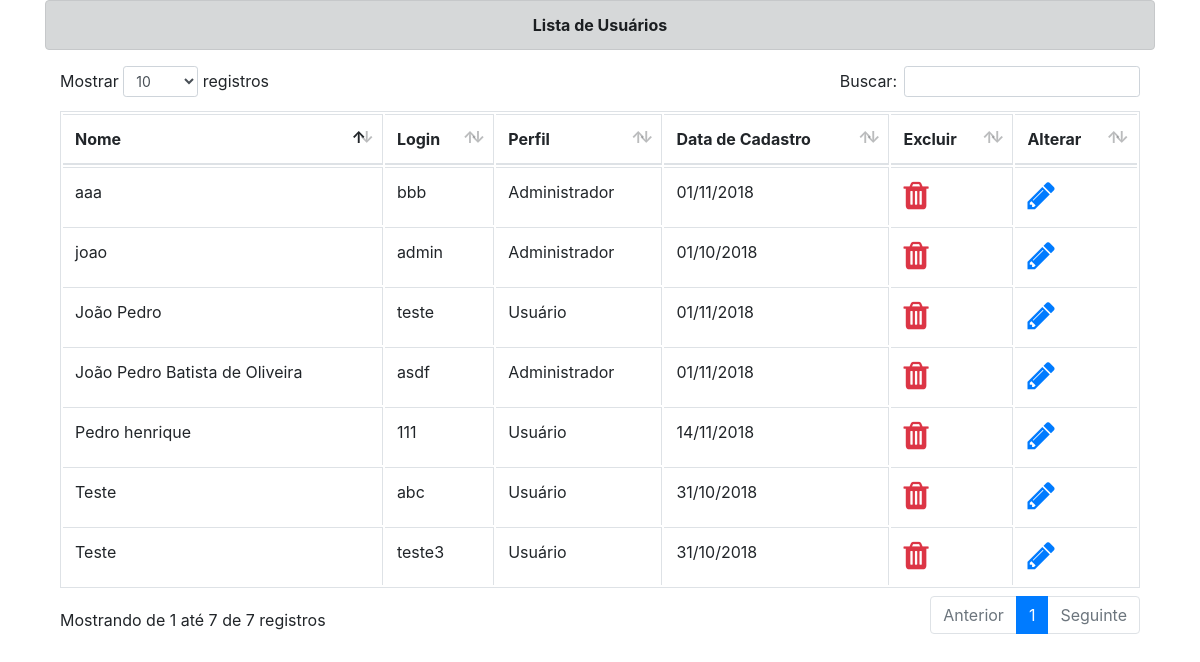
Page /visao/listarUsuarios.php (signed in) on the committed database.
### tables this page shows
CREATE TABLE IF NOT EXISTS `usuario` (
  `id_usuario` INT(11) NOT NULL AUTO_INCREMENT,
  `nome` VARCHAR(90) NULL DEFAULT NULL,
  `foto` VARCHAR(150) NULL DEFAULT NULL,
  `login` VARCHAR(45) NOT NULL,
  `senha` VARCHAR(255) NULL DEFAULT NULL,
  `id_perfil` INT(11) NOT NULL,
  `dt_cadastro` DATE NOT NULL,
  PRIMARY KEY (`id_usuario`),
  INDEX `id_perfil` (`id_perfil` ASC) VISIBLE,
  CONSTRAINT `usuario_ibfk_1`
    FOREIGN KEY (`id_perfil`)
    REFERENCES `bd-mvc`.`perfil` (`id_perfil`));

CREATE TABLE IF NOT EXISTS `perfil` (
  `id_perfil` INT(11) NOT NULL AUTO_INCREMENT,
  `nome` VARCHAR(45) NULL DEFAULT NULL,
  PRIMARY KEY (`id_perfil`));

### modelo/conexao/Conexao.php (called while the page is built)
<?php
abstract class Conexao {
    private static $instancia;
    public static function getConexao() {
        try {
            if (!isset(self::$instancia)) {
                $usuario = "root";
                $senha = "";
                self::$instancia = new PDO("mysql:host=localhost;dbname=cbjk;charset=UTF8",
                        $usuario, $senha);
            }
            return self::$instancia;
        } catch (PDOException $e) {
            echo "Erro ao conectar no banco de dados: " . $e->getMessage();
        }
    }
}

### modelo/UsuarioDAO.php (called while the page is built, shortened)
<?php
require_once 'conexao/Conexao.php';
class UsuarioDAO {
    public $pdo = null;
    function __construct() {
        $this->pdo = Conexao::getConexao();
    }
    public function listarTodos(){
        try {
            $sql="SELECT "
                . "u.`id_usuario`, u.`nome`,  u.`login`,  u.`senha`,  u.`dt_cadastro`, "
                . "p.`nome` AS perfil "
                . "FROM `usuario` AS u "
                . "INNER JOIN perfil AS p ON (u.id_perfil=p.id_perfil) \n";
            $stm = $this->pdo->prepare($sql);
            $stm->execute();
            $usuarios=$stm->fetchAll(PDO::FETCH_OBJ);
            return $usuarios;
        } catch (PDOException $exc) {
            echo $exc->getMessage();
        }
    }
}

### util/funcaoData.php (called while the page is built, shortened)
<?php
function dateUStoDateBR($dateUS) {
    $dataArray = explode("-", $dateUS);
    $novaData = $dataArray[2] . "/" . $dataArray[1] . "/" . $dataArray[0];
    return $novaData;
}
?>

### visao/listarUsuarios.php (the view, shortened to what this page needs)
<!DOCTYPE html>
<?php
require_once '../modelo/UsuarioDAO.php';
require_once '../util/funcaoData.php';
?>
<html>
 <head>
        <link rel="stylesheet" href="css/bootstrap.css">
        <link href="css/dataTables.bootstrap4.css" rel="stylesheet">
        <link href="css/font-awesome.min.css" rel="stylesheet" type="text/css">
    </head>
    <body>
        <div class="container">
            <div class="well alert alert-dark text-center" ><strong>Lista de Usuários</strong></div>
            <table id="dataTable"class="table table-bordered table-hover">
                <thead>
                    <tr class="info">
                        <th>Nome </th>
                        <th>Login </th>
                        <th>Perfil </th>
                        <th>Data de Cadastro </th>
                        <th>Excluir </th>
                        <th>Alterar </th>
                    </tr>
                </thead>
                <?php
                $UsuarioDAO = new UsuarioDAO();
                $Usuarios = $UsuarioDAO->listarTodos();
                foreach ($Usuarios as $usuario) {
                    echo "<tr>";
                    echo "  <td> {$usuario->nome} </td>";
                    echo "  <td> {$usuario->login} </td>";
                    echo "  <td> {$usuario->perfil} </td>";
                    echo "  <td>" . dateUStoDateBR($usuario->dt_cadastro) . "</td>";
                    echo "  <td><a class='fa fa-trash text-danger'style='font-size:2rem' href='../controle/excluirUsuario.php?idusuario={$usuario->id_usuario}'></a></td>";
                    echo "  <td><a class='fa fa-pencil'style='font-size:2rem'href='formAlterarUsuario.php?idusuario={$usuario->id_usuario}'></a></td>";
                    echo "</tr>";
                }
                ?>
            </table>
        </div>
</body>
</html>

### rows in the picture
usuario: nome "joao", login "admin", id_perfil.nome "Administrador", dt_cadastro "01/10/2018"
usuario: nome "aaa", login "bbb", id_perfil.nome "Administrador", dt_cadastro "01/11/2018"
usuario: nome "João Pedro Batista de Oliveira", login "asdf", id_perfil.nome "Administrador", dt_cadastro "01/11/2018"
usuario: nome "João Pedro", login "teste", id_perfil.nome "Usuário", dt_cadastro "01/11/2018"
usuario: nome "Teste", login "abc", id_perfil.nome "Usuário", dt_cadastro "31/10/2018"
usuario: nome "Teste", login "teste3", id_perfil.nome "Usuário", dt_cadastro "31/10/2018"
usuario: nome "Pedro henrique", login "111", id_perfil.nome "Usuário", dt_cadastro "14/11/2018"
